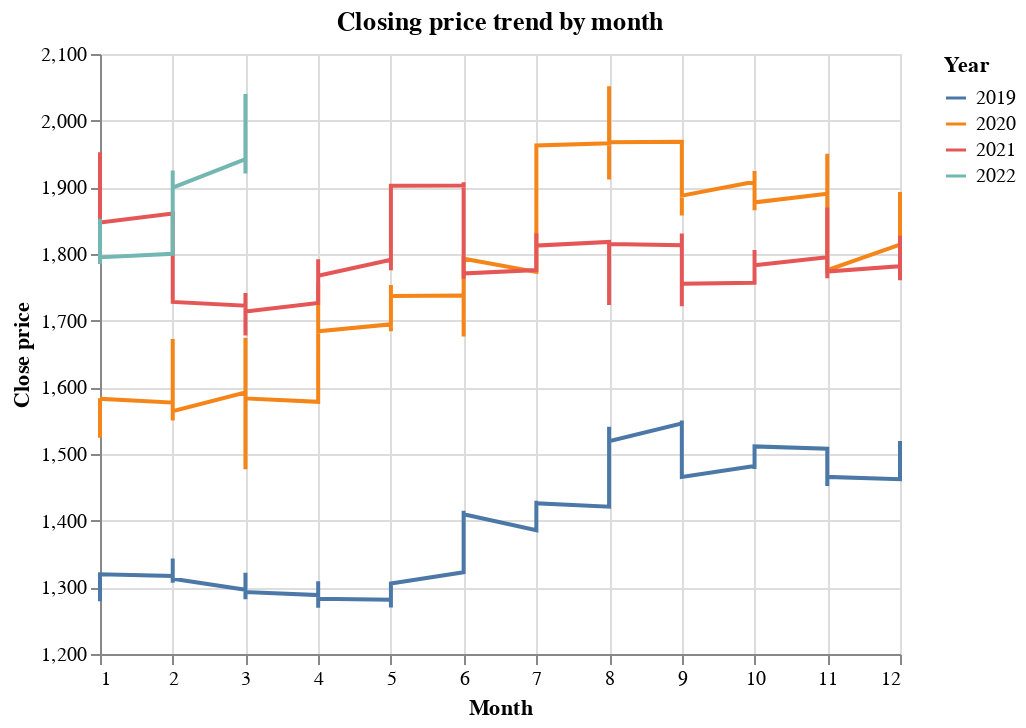

The notebook cell saved with this chart:
### Markdown cell above
#### Closing price trend by month

### Code cell
(alt.Chart(Df, title='Closing price trend by month')
    .encode(x=alt.X('Month'),
            y=alt.Y('Close', title='Close price',
            scale=alt.Scale(zero=False)),
            color='Year:N')
    .mark_line())

### Figure 1 — Vega-Lite specification as saved in the notebook (floating-point values rounded to 4 significant figures; data arrays with more than 128 entries replaced by an {"elided": "..."} marker saying what was removed)
{"$schema": "https://vega.github.io/schema/vega-lite/v4.17.0.json", "config": {"view": {"continuousHeight": 300, "continuousWidth": 400}}, "data": {"name": "data-3e4890cae5037504dd8f9c0403e195c7"}, "datasets": {"data-3e4890cae5037504dd8f9c0403e195c7": {"elided": "792 records"}}, "encoding": {"color": {"field": "Year", "type": "nominal"}, "x": {"field": "Month", "type": "quantitative"}, "y": {"field": "Close", "scale": {"zero": false}, "title": "Close price", "type": "quantitative"}}, "mark": "line", "title": "Closing price trend by month"}
